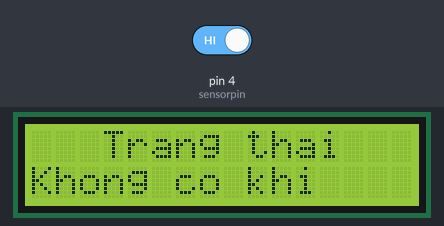
Bench run of a sketch on a simulated Arduino Uno, built with avr-gcc and run on an emulated ATmega328P. On the bench: 16×2 character LCD. The test bench sets the inputs (shaded band); at power-on: pin 4 (sensorpin) HIGH.

Above: at 1.2 s.
1.3 s: pin 4 (sensorpin) driven LOW
At 1.9 s:
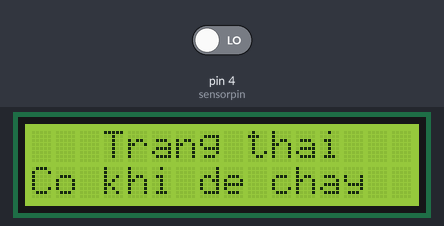
2.8 s: pin 4 (sensorpin) driven HIGH
At 3.2 s:
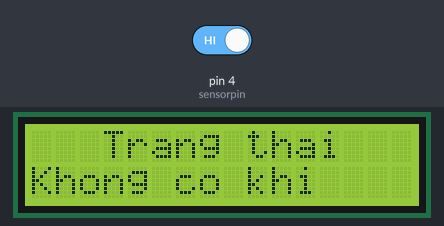
Timing chart, 0 to 5.8 s (numbered marks = the images above; inputs shaded):
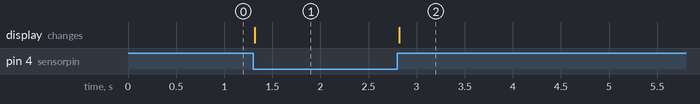

Measured:
- after the input at 1.3 s, the display: changes at once (image 1)
- after the input at 2.8 s, the display: changes at once (image 2)

The sketch:

cambienkhoiMQ2.ino
```cpp
#include <LiquidCrystal_I2C.h>
const int sensorpin = 4;

// Khởi tạo màn hình LCD thông qua giao tiếp I2C
LiquidCrystal_I2C lcd(0x27, 16, 2);
boolean bit_tt=0;
void setup() {
  // Khởi động I2C
  // Khởi động màn hình LCD
  lcd.init();
  lcd.backlight();
  pinMode(sensorpin,INPUT_PULLUP);
  // Khởi động cửa sổ Serial Monitor
  Serial.begin(9600);

  // Hiển thị thông báo khởi động
  lcd.setCursor(3, 0);
  lcd.print("Trang thai");
}

void loop() {
  bit_tt = digitalRead(sensorpin);
  if (bit_tt==0)
  {
    lcd.setCursor(0,1);
    lcd.print("Co khi de chay");
  }
  else
  {
    lcd.setCursor(0,1);
    lcd.print("Khong co khi  ");
  }

}
```
